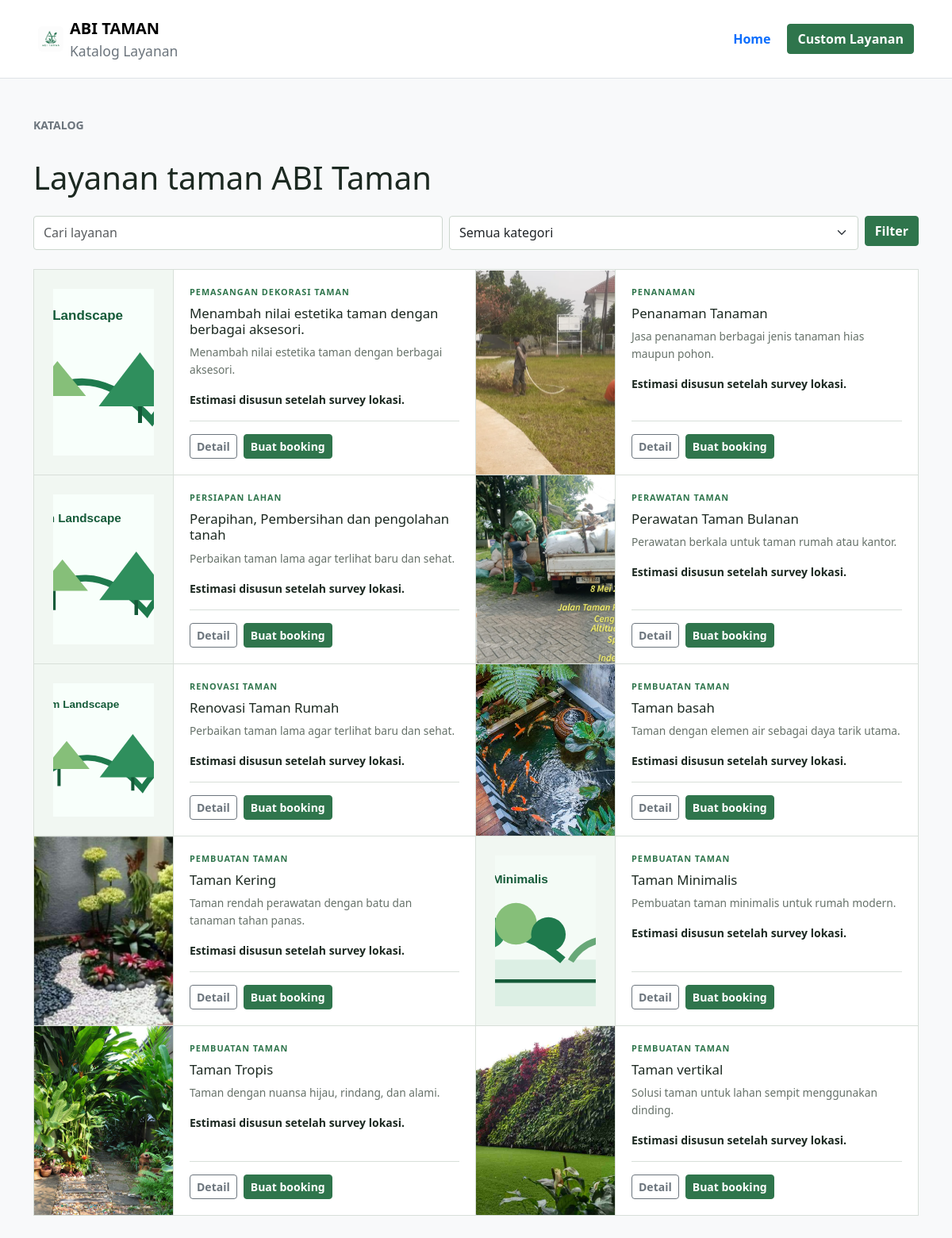
Screenshot of /catalog.php with the database file from the repository.
### tables this page shows
CREATE TABLE `services` (
  `id` int(10) unsigned NOT NULL AUTO_INCREMENT,
  `category_id` int(10) unsigned DEFAULT NULL,
  `service_code` varchar(30) NOT NULL,
  `name` varchar(180) NOT NULL,
  `slug` varchar(200) NOT NULL,
  `short_description` varchar(255) DEFAULT NULL,
  `description` text DEFAULT NULL,
  `base_price_per_10m` bigint(20) unsigned NOT NULL DEFAULT 0,
  `base_duration_days_per_10m` int(10) unsigned NOT NULL DEFAULT 1,
  `image` varchar(255) DEFAULT NULL,
  `status` enum('active','inactive') NOT NULL DEFAULT 'active',
  `created_at` datetime NOT NULL DEFAULT current_timestamp(),
  `updated_at` datetime NOT NULL DEFAULT current_timestamp() ON UPDATE current_timestamp(),
  PRIMARY KEY (`id`),
  UNIQUE KEY `service_code` (`service_code`),
  UNIQUE KEY `slug` (`slug`),
  KEY `category_id` (`category_id`),
  CONSTRAINT `services_ibfk_1` FOREIGN KEY (`category_id`) REFERENCES `service_categories` (`id`) ON DELETE SET NULL
);

CREATE TABLE `service_categories` (
  `id` int(10) unsigned NOT NULL AUTO_INCREMENT,
  `name` varchar(150) NOT NULL,
  `slug` varchar(170) NOT NULL,
  `description` text DEFAULT NULL,
  `image` varchar(255) DEFAULT NULL,
  `status` enum('active','inactive') NOT NULL DEFAULT 'active',
  `created_at` datetime NOT NULL DEFAULT current_timestamp(),
  `updated_at` datetime NOT NULL DEFAULT current_timestamp() ON UPDATE current_timestamp(),
  PRIMARY KEY (`id`),
  UNIQUE KEY `slug` (`slug`)
);

### data/session_helper.php (called while the page is built, shortened)
<?php
function h($value): string
{
    return htmlspecialchars((string) $value, ENT_QUOTES, 'UTF-8');
}
    ?>

### config/database.php (called while the page is built, shortened)
<?php
function db(): PDO
{
    static $pdo = null;
    if ($pdo === null) {
        $host   = $_ENV['DB_HOST'];
        $port   = $_ENV['DB_PORT'];
        $name   = $_ENV['DB_DATABASE'];
        $user   = $_ENV['DB_USERNAME'];
        $pass   = $_ENV['DB_PASSWORD'];
        $socket = trim($_ENV['DB_SOCKET'] ?? '');
        if ($socket !== '') {
            $dsn = "mysql:unix_socket={$socket};dbname={$name};charset=utf8mb4";
        } else {
            $dsn = "mysql:host={$host};port={$port};dbname={$name};charset=utf8mb4";
        }
        $options = [
            PDO::ATTR_ERRMODE            => PDO::ERRMODE_EXCEPTION,
            PDO::ATTR_DEFAULT_FETCH_MODE => PDO::FETCH_ASSOC,
            PDO::ATTR_EMULATE_PREPARES   => false,
        ];
        $pdo = new PDO($dsn, $user, $pass, $options);
    }
    return $pdo;
}
function db_query(string $sql, array $params = []): array
{
    $stmt = db()->prepare($sql);
    $stmt->execute($params);
    return $stmt->fetchAll();
}

### catalog.php (the view, shortened to what this page needs)
<?php
require_once __DIR__ . '/data/session_helper.php';
$search = trim($_GET['q'] ?? '');
$where = ["s.status='active'"];
$params = [];
$services = db_query(
    'SELECT s.*, c.name AS category_name
     FROM services s
     LEFT JOIN service_categories c ON c.id=s.category_id
     WHERE ' . implode(' AND ', $where) . '
     ORDER BY s.name',
    $params
);
?>
<!doctype html>
<html lang="id">
<head>
    <link href="https://cdn.jsdelivr.net/npm/bootstrap@5.3.3/dist/css/bootstrap.min.css" rel="stylesheet">
    <link href="https://cdn.jsdelivr.net/npm/bootstrap-icons@1.11.3/font/bootstrap-icons.css" rel="stylesheet">
    <link href="assets/css/app.css?v=<?= filemtime(__DIR__ . '/assets/css/app.css') ?>" rel="stylesheet">
</head>
<body class="bg-body-tertiary">
    <nav class="navbar bg-body border-bottom px-3 px-lg-5 py-3">
        <a href="index.php" class="navbar-brand d-flex align-items-center gap-2 text-decoration-none"><img src="assets/img/abi-taman.png" alt="ABI Taman" width="32" height="32" class="rounded"><span><strong class="d-block">ABI TAMAN</strong><small class="d-block text-secondary">Katalog Layanan</small></span></a>
        <div class="d-flex align-items-center gap-2 ms-auto"><a class="btn btn-link text-decoration-none" href="index.php">Home</a><a class="btn btn-success" href="booking_create.php?custom=1">Custom Layanan</a></div>
    </nav>
    <main class="container py-5">
        <section class="mb-4 d-flex flex-column gap-3">
            <p class="small fw-bold text-uppercase text-secondary">Katalog</p>
            <h1>Layanan taman ABI Taman</h1>
            <form class="row g-2" method="get">
                <div class="col-md"><input class="form-control" name="q" value="<?= h($search) ?>" placeholder="Cari layanan"></div>
                <div class="col-md"><select class="form-select" name="category">
                    <option value="">Semua kategori</option>
                </select></div>
                <div class="col-md-auto"><button class="btn btn-success w-100" type="submit">Filter</button></div>
            </form>
        </section>
        <section class="catalog-list">
            <?php foreach ($services as $service): ?>
                <?php
                $serviceImage = trim((string) ($service['image'] ?? ''));
                $serviceImagePath = $serviceImage !== '' ? __DIR__ . '/' . ltrim($serviceImage, '/') : '';
                $isServicePlaceholder = false;
                if ($serviceImagePath === '' || !is_file($serviceImagePath) || @getimagesize($serviceImagePath) === false) {
                    $isServicePlaceholder = true;
                    $serviceImage = $service['slug'] === 'taman-minimalis'
                        ? 'assets/img/services/taman-minimalis.svg'
                        : 'assets/img/services/custom-landscape.svg';
                }
                ?>
                <article class="catalog-item">
                    <img class="catalog-item__image <?= $isServicePlaceholder ? 'catalog-item__image--placeholder' : '' ?>" src="<?= h($serviceImage) ?>" alt="<?= h($service['name']) ?>">
                    <div class="catalog-item__body">
                        <span class="landing-service__meta"><?= h($service['category_name']) ?></span>
                        <h2><?= h($service['name']) ?></h2>
                        <p><?= h($service['short_description']) ?></p>
                        <small class="fw-semibold mb-3">Estimasi disusun setelah survey lokasi.</small>
                        <div class="catalog-item__actions">
                            <a class="btn btn-outline-secondary btn-sm" href="service_detail.php?slug=<?= h($service['slug']) ?>">Detail</a>
                            <a class="btn btn-success btn-sm" href="booking_create.php?service_id=<?= (int) $service['id'] ?>">Buat booking</a>
                        </div>
                    </div>
                </article>
            <?php endforeach; ?>
        </section>
    </main>
</body>
</html>

### assets/css/app.css (style rules this page uses)
:root { --abi-forest: #173c2a; --abi-leaf: #2f754c; --abi-leaf-dark: #205d3b; --abi-soft: #eef3ef; --abi-paper: #ffffff; --abi-canvas: #f5f6f3; --abi-ink: #1c2921; --abi-muted: #667169; --abi-line: #d8dfd9; --abi-line-soft: #e8ece8; --abi-warning: #9a5f19; --abi-danger: #a3433f; --bs-primary: #2f754c; --bs-primary-rgb: 47, 117, 76; --bs-success: #2f754c; --bs-success-rgb: 47, 117, 76; }
body { color: var(--abi-ink); }
a { text-underline-offset: .2em; }
.btn { border-radius: .25rem; font-weight: 650; }
.btn-primary, .btn-success { --bs-btn-bg: var(--abi-leaf); --bs-btn-border-color: var(--abi-leaf); --bs-btn-hover-bg: var(--abi-forest); --bs-btn-hover-border-color: var(--abi-forest); --bs-btn-active-bg: var(--abi-forest); --bs-btn-active-border-color: var(--abi-forest); }
.form-control, .form-select { min-height: 2.65rem; border-radius: .25rem; border-color: #ccd6ce; background-color: #fff; }
.landing-service img.landing-service__image--placeholder, .catalog-item__image--placeholder { padding: 1.5rem; object-fit: contain; background: #f1f7f2; }
.landing-service__meta { margin-bottom: .55rem; color: var(--abi-leaf); font-size: .68rem; font-weight: 800; letter-spacing: .09em; text-transform: uppercase; }
.catalog-list { display: grid; grid-template-columns: repeat(2, minmax(0, 1fr)); border-top: 1px solid var(--abi-line); }
.catalog-item { display: grid; grid-template-columns: 11rem minmax(0, 1fr); min-width: 0; border-right: 1px solid var(--abi-line); border-bottom: 1px solid var(--abi-line); background: #fff; }
.catalog-item:nth-child(2n+1) { border-left: 1px solid var(--abi-line); }
.catalog-item__image { width: 100%; height: 100%; min-height: 13rem; object-fit: cover; border-right: 1px solid var(--abi-line); }
.catalog-item__body { display: flex; min-width: 0; flex-direction: column; padding: 1.25rem; }
.catalog-item__body h2 { font-size: 1.05rem; }
.catalog-item__body p { color: var(--abi-muted); font-size: .86rem; line-height: 1.6; }
.catalog-item__actions { display: flex; gap: .5rem; margin-top: auto; padding-top: 1rem; border-top: 1px solid var(--abi-line); }

### rows the page displays
services: category.name "PEMASANGAN DEKORASI TAMAN", name "Menambah nilai estetika taman dengan berbagai aksesori.", short_description "Menambah nilai estetika taman dengan berbagai aksesori."
services: image (picture), category.name "PENANAMAN", name "Penanaman Tanaman", short_description "Jasa penanaman berbagai jenis tanaman hias maupun pohon."
services: category.name "PERSIAPAN LAHAN", name "Perapihan, Pembersihan dan pengolahan tanah", short_description "Perbaikan taman lama agar terlihat baru dan sehat."
services: image (picture), category.name "PERAWATAN TAMAN", name "Perawatan Taman Bulanan", short_description "Perawatan berkala untuk taman rumah atau kantor."
services: category.name "RENOVASI TAMAN", name "Renovasi Taman Rumah", short_description "Perbaikan taman lama agar terlihat baru dan sehat."
services: image (picture), category.name "PEMBUATAN TAMAN", name "Taman basah", short_description "Taman dengan elemen air sebagai daya tarik utama."
services: image (picture), category.name "PEMBUATAN TAMAN", name "Taman Kering", short_description "Taman rendah perawatan dengan batu dan tanaman tahan panas."
services: slug (picture), category.name "PEMBUATAN TAMAN", name "Taman Minimalis", short_description "Pembuatan taman minimalis untuk rumah modern."
services: image (picture), category.name "PEMBUATAN TAMAN", name "Taman Tropis", short_description "Taman dengan nuansa hijau, rindang, dan alami."
services: image (picture), category.name "PEMBUATAN TAMAN", name "Taman vertikal", short_description "Solusi taman untuk lahan sempit menggunakan dinding."
